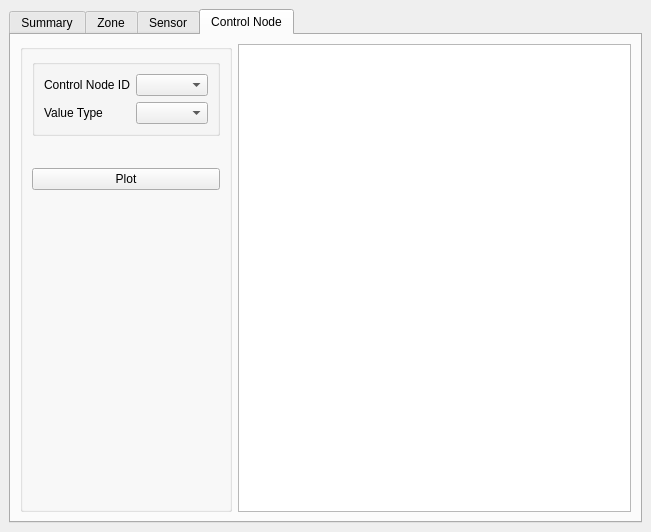
<?xml version="1.0" encoding="UTF-8"?>
<ui version="4.0">
 <class>MainWindow</class>
 <widget class="QMainWindow" name="MainWindow">
  <property name="geometry">
   <rect>
    <x>0</x>
    <y>0</y>
    <width>651</width>
    <height>532</height>
   </rect>
  </property>
  <property name="windowTitle">
   <string>Mud-Py Analyser</string>
  </property>
  <widget class="QWidget" name="centralWidget">
   <layout class="QVBoxLayout" name="verticalLayout_2">
    <item>
     <layout class="QHBoxLayout" name="horizontalLayout">
      <item>
       <widget class="QTabWidget" name="tabWidget">
        <property name="sizePolicy">
         <sizepolicy hsizetype="Expanding" vsizetype="Expanding">
          <horstretch>0</horstretch>
          <verstretch>0</verstretch>
         </sizepolicy>
        </property>
        <property name="currentIndex">
         <number>3</number>
        </property>
        <widget class="QWidget" name="summary">
         <attribute name="title">
          <string>Summary</string>
         </attribute>
        </widget>
        <widget class="QWidget" name="zone">
         <attribute name="title">
          <string>Zone</string>
         </attribute>
        </widget>
        <widget class="QWidget" name="sensor">
         <property name="sizePolicy">
          <sizepolicy hsizetype="MinimumExpanding" vsizetype="MinimumExpanding">
           <horstretch>0</horstretch>
           <verstretch>0</verstretch>
          </sizepolicy>
         </property>
         <attribute name="title">
          <string>Sensor</string>
         </attribute>
         <layout class="QHBoxLayout" name="horizontalLayout_2">
          <item>
           <layout class="QHBoxLayout" name="horizontalLayout_Sensor">
            <property name="sizeConstraint">
             <enum>QLayout::SetDefaultConstraint</enum>
            </property>
            <item>
             <widget class="QGroupBox" name="groupBoxSensor_2">
              <property name="sizePolicy">
               <sizepolicy hsizetype="Fixed" vsizetype="Minimum">
                <horstretch>0</horstretch>
                <verstretch>0</verstretch>
               </sizepolicy>
              </property>
              <property name="title">
               <string/>
              </property>
              <layout class="QVBoxLayout" name="verticalLayout_3">
               <item>
                <layout class="QVBoxLayout" name="verticalLayoutSensor">
                 <item>
                  <widget class="QGroupBox" name="groupBoxSensor">
                   <property name="sizePolicy">
                    <sizepolicy hsizetype="Minimum" vsizetype="Minimum">
                     <horstretch>0</horstretch>
                     <verstretch>0</verstretch>
                    </sizepolicy>
                   </property>
                   <property name="minimumSize">
                    <size>
                     <width>0</width>
                     <height>0</height>
                    </size>
                   </property>
                   <property name="title">
                    <string/>
                   </property>
                   <property name="alignment">
                    <set>Qt::AlignLeading|Qt::AlignLeft|Qt::AlignTop</set>
                   </property>
                   <property name="checkable">
                    <bool>false</bool>
                   </property>
                   <layout class="QFormLayout" name="formLayout">
                    <item row="0" column="1">
                     <widget class="QComboBox" name="comboBoxSensorID">
                      <property name="sizePolicy">
                       <sizepolicy hsizetype="MinimumExpanding" vsizetype="Fixed">
                        <horstretch>0</horstretch>
                        <verstretch>0</verstretch>
                       </sizepolicy>
                      </property>
                     </widget>
                    </item>
                    <item row="1" column="0">
                     <widget class="QLabel" name="labelValueType">
                      <property name="text">
                       <string>Value Type</string>
                      </property>
                     </widget>
                    </item>
                    <item row="1" column="1">
                     <widget class="QComboBox" name="comboBoxSensorType">
                      <property name="sizePolicy">
                       <sizepolicy hsizetype="MinimumExpanding" vsizetype="Fixed">
                        <horstretch>0</horstretch>
                        <verstretch>0</verstretch>
                       </sizepolicy>
                      </property>
                     </widget>
                    </item>
                    <item row="0" column="0">
                     <widget class="QLabel" name="labelSensorID">
                      <property name="text">
                       <string>Sensor ID</string>
                      </property>
                     </widget>
                    </item>
                   </layout>
                  </widget>
                 </item>
                 <item>
                  <widget class="TimeRangePicker" name="timeRange" native="true">
                   <property name="sizePolicy">
                    <sizepolicy hsizetype="Minimum" vsizetype="Fixed">
                     <horstretch>0</horstretch>
                     <verstretch>0</verstretch>
                    </sizepolicy>
                   </property>
                   <property name="minimumSize">
                    <size>
                     <width>0</width>
                     <height>20</height>
                    </size>
                   </property>
                  </widget>
                 </item>
                 <item>
                  <widget class="QPushButton" name="pushButtonPlot">
                   <property name="text">
                    <string>Plot</string>
                   </property>
                  </widget>
                 </item>
                 <item>
                  <spacer name="verticalSpacer">
                   <property name="orientation">
                    <enum>Qt::Vertical</enum>
                   </property>
                   <property name="sizeHint" stdset="0">
                    <size>
                     <width>20</width>
                     <height>40</height>
                    </size>
                   </property>
                  </spacer>
                 </item>
                </layout>
               </item>
              </layout>
             </widget>
            </item>
            <item>
             <widget class="PlotWidget" name="sensorPlot">
              <property name="sizePolicy">
               <sizepolicy hsizetype="Expanding" vsizetype="Expanding">
                <horstretch>0</horstretch>
                <verstretch>0</verstretch>
               </sizepolicy>
              </property>
             </widget>
            </item>
           </layout>
          </item>
         </layout>
        </widget>
        <widget class="QWidget" name="control_node">
         <attribute name="title">
          <string>Control Node</string>
         </attribute>
         <layout class="QHBoxLayout" name="horizontalLayout_5">
          <item>
           <layout class="QHBoxLayout" name="horizontalLayout_ControlNode">
            <property name="sizeConstraint">
             <enum>QLayout::SetDefaultConstraint</enum>
            </property>
            <item>
             <widget class="QGroupBox" name="groupBoxControlNode">
              <property name="sizePolicy">
               <sizepolicy hsizetype="Fixed" vsizetype="Minimum">
                <horstretch>0</horstretch>
                <verstretch>0</verstretch>
               </sizepolicy>
              </property>
              <property name="title">
               <string/>
              </property>
              <layout class="QVBoxLayout" name="verticalLayout_4">
               <item>
                <layout class="QVBoxLayout" name="verticalLayoutControlNode">
                 <item>
                  <widget class="QGroupBox" name="groupBoxControlNode1">
                   <property name="sizePolicy">
                    <sizepolicy hsizetype="Minimum" vsizetype="Minimum">
                     <horstretch>0</horstretch>
                     <verstretch>0</verstretch>
                    </sizepolicy>
                   </property>
                   <property name="minimumSize">
                    <size>
                     <width>0</width>
                     <height>0</height>
                    </size>
                   </property>
                   <property name="title">
                    <string/>
                   </property>
                   <property name="alignment">
                    <set>Qt::AlignLeading|Qt::AlignLeft|Qt::AlignTop</set>
                   </property>
                   <property name="checkable">
                    <bool>false</bool>
                   </property>
                   <layout class="QFormLayout" name="formLayout_2">
                    <item row="0" column="1">
                     <widget class="QComboBox" name="comboBoxControlNodeID">
                      <property name="sizePolicy">
                       <sizepolicy hsizetype="MinimumExpanding" vsizetype="Fixed">
                        <horstretch>0</horstretch>
                        <verstretch>0</verstretch>
                       </sizepolicy>
                      </property>
                     </widget>
                    </item>
                    <item row="1" column="0">
                     <widget class="QLabel" name="labelValueType_2">
                      <property name="text">
                       <string>Value Type</string>
                      </property>
                     </widget>
                    </item>
                    <item row="1" column="1">
                     <widget class="QComboBox" name="comboBoxControlNodeType">
                      <property name="sizePolicy">
                       <sizepolicy hsizetype="MinimumExpanding" vsizetype="Fixed">
                        <horstretch>0</horstretch>
                        <verstretch>0</verstretch>
                       </sizepolicy>
                      </property>
                     </widget>
                    </item>
                    <item row="0" column="0">
                     <widget class="QLabel" name="labelControlNodeID">
                      <property name="text">
                       <string>Control Node ID</string>
                      </property>
                     </widget>
                    </item>
                   </layout>
                  </widget>
                 </item>
                 <item>
                  <widget class="TimeRangePicker" name="timeRangeControlNode" native="true">
                   <property name="sizePolicy">
                    <sizepolicy hsizetype="Minimum" vsizetype="Fixed">
                     <horstretch>0</horstretch>
                     <verstretch>0</verstretch>
                    </sizepolicy>
                   </property>
                   <property name="minimumSize">
                    <size>
                     <width>0</width>
                     <height>20</height>
                    </size>
                   </property>
                  </widget>
                 </item>
                 <item>
                  <widget class="QPushButton" name="pushButtonPlotControlNode">
                   <property name="text">
                    <string>Plot</string>
                   </property>
                  </widget>
                 </item>
                 <item>
                  <spacer name="verticalSpacerControlNode">
                   <property name="orientation">
                    <enum>Qt::Vertical</enum>
                   </property>
                   <property name="sizeHint" stdset="0">
                    <size>
                     <width>20</width>
                     <height>40</height>
                    </size>
                   </property>
                  </spacer>
                 </item>
                </layout>
               </item>
              </layout>
             </widget>
            </item>
            <item>
             <widget class="PlotWidget" name="controlNodePlot">
              <property name="sizePolicy">
               <sizepolicy hsizetype="Expanding" vsizetype="Expanding">
                <horstretch>0</horstretch>
                <verstretch>0</verstretch>
               </sizepolicy>
              </property>
             </widget>
            </item>
           </layout>
          </item>
         </layout>
        </widget>
       </widget>
      </item>
     </layout>
    </item>
   </layout>
  </widget>
 </widget>
 <customwidgets>
  <customwidget>
   <class>PlotWidget</class>
   <extends>QGraphicsView</extends>
   <header>pyqtgraph</header>
  </customwidget>
  <customwidget>
   <class>TimeRangePicker</class>
   <extends>QWidget</extends>
   <header>Forms.TimeRangePicker</header>
   <container>1</container>
  </customwidget>
 </customwidgets>
 <resources/>
 <connections/>
</ui>
